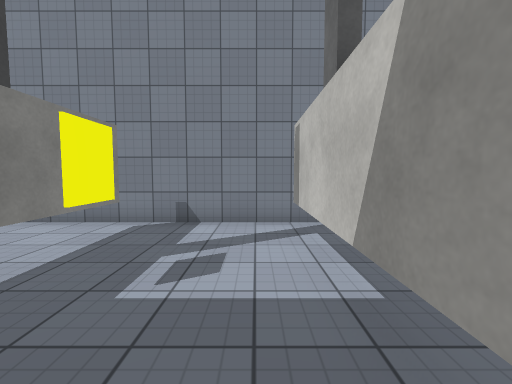
[1] (above)

15 first-person views from a walk through a scene from a Unity 3-D project. The camera is 1.4 m above the floor, tilts 4° down and sees 90° across. The floor is counted in squares, 1 m on a side. Each view is taken from the middle of a square. On the plan, view 1 faces up. The plan holds only what a view shows up to about 13 squares ahead; the rest is blank. The place goes on beyond the plan. The player character is not drawn. Surface patterns are stand-ins for the level's own textures.

[2]
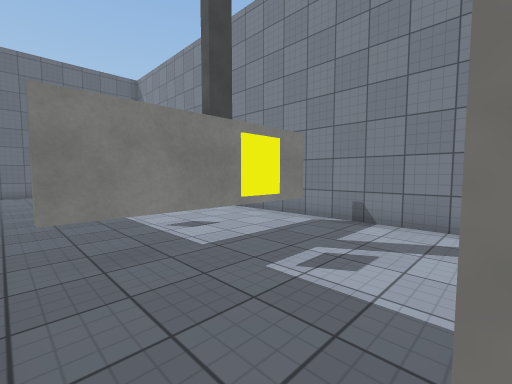

[3]
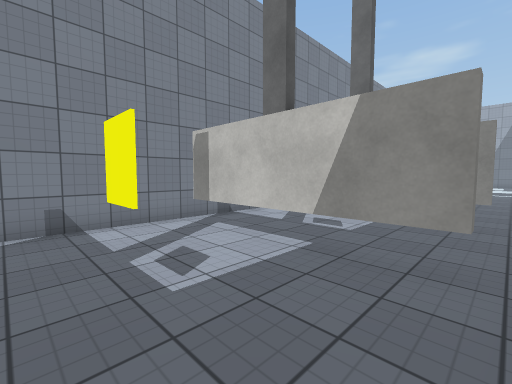

[4]
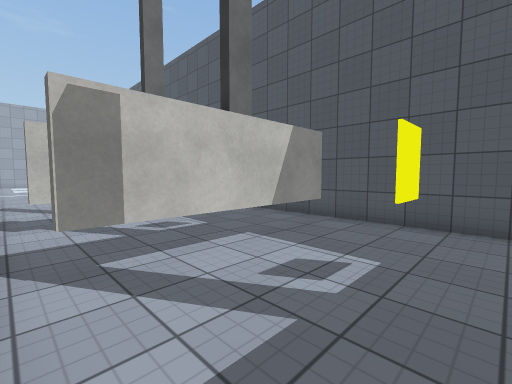

[5]
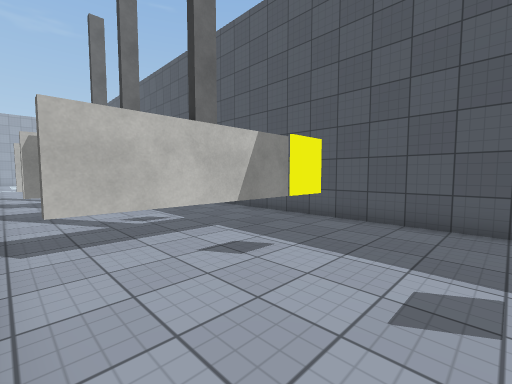

[6]
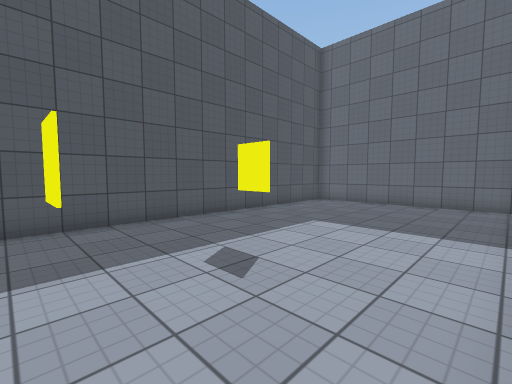

[7]
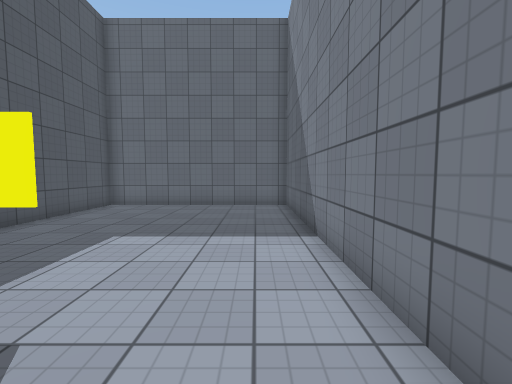

[8]
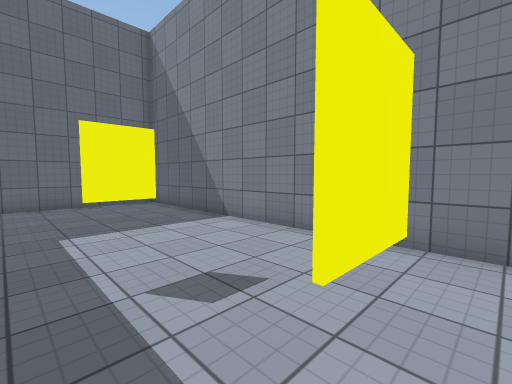

[9]
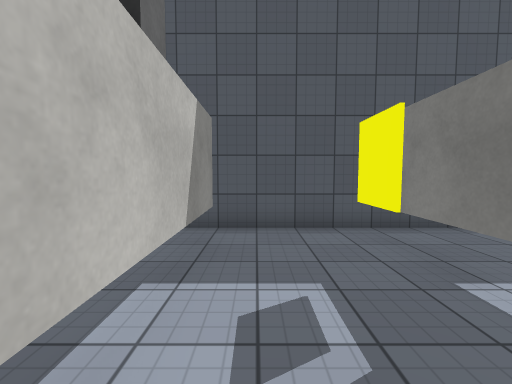

[10]
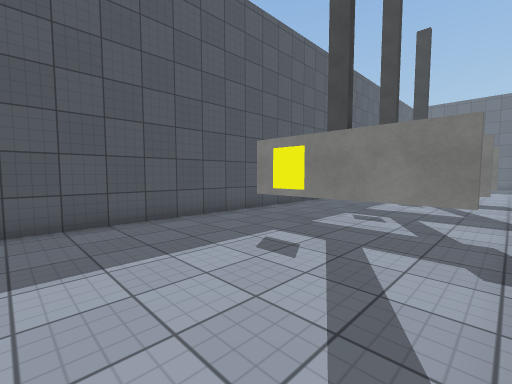

[11]
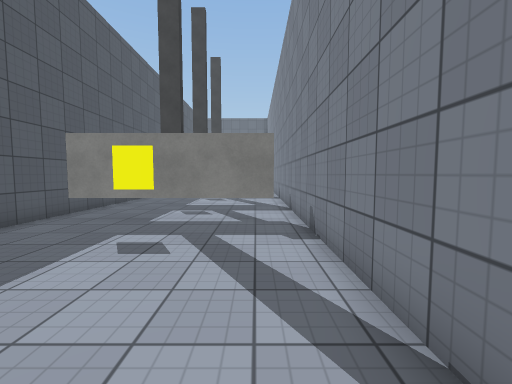

[12]
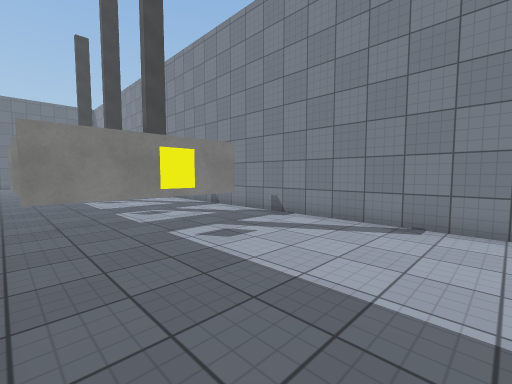

[13]
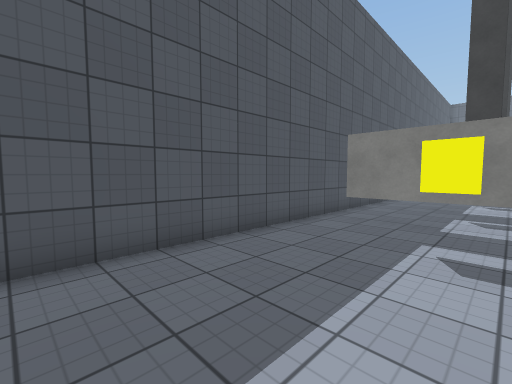

[14]
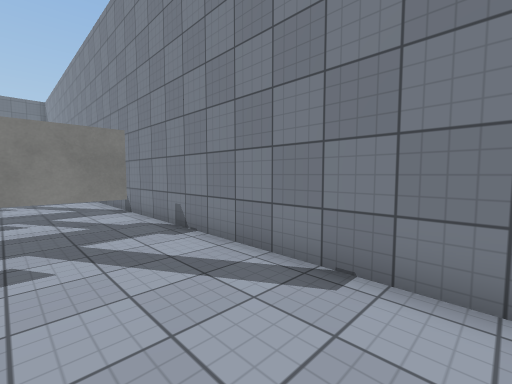

[15]
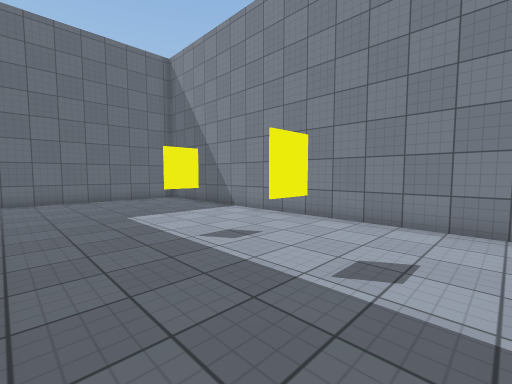

### Floor plan
Key: @ floor where view 1 was taken; # wall or solid block; . floor; T thing the floor can be seen under or through.
Columns run from 19 left of view 1 to 13 right of it. Each row starts with its distance up from view 1.
  8 #################################
  7 #................................
  6 #..............T....T...T........
  5 #..............T....T...T........
  4 #..............T....T...T........
  3 #........#...#.T.#..T.#.T.#......
  2 #..............T....T...T........
  1 #..............T....T...T........
  0 #..................@.............
 -1 #################################

Positions as (right, up) in squares from view 1, and headings:
1: (0, 0), facing up
2: (1, 0), facing up-left
3: (-3, 0), facing up-right
4: (-3, 7), facing down-right
5: (-9, 7), facing down-right
6: (-6, 7), facing down-left
7: (-7, 6), facing left
8: (-6, 2), facing up-left
9: (4, 6), facing down
10: (12, 7), facing down-left
11: (13, 6), facing left
12: (13, 0), facing up-left
13: (13, 4), facing down-left
14: (13, 4), facing up-left
15: (-4, 0), facing up-left
